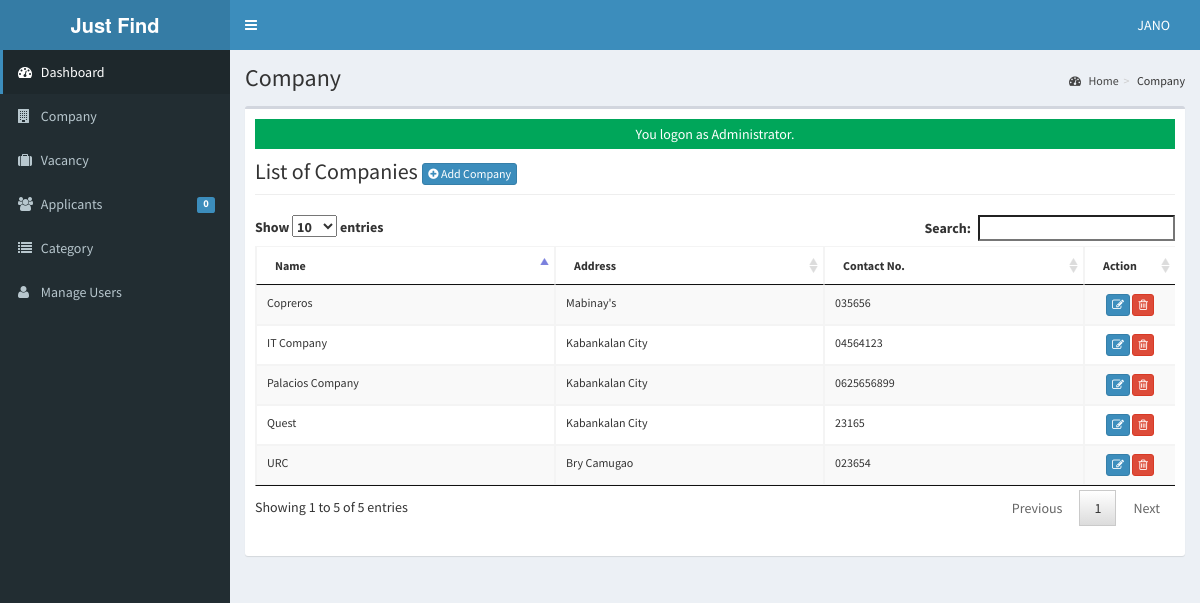
Page /admin/company/index.php (signed in) on the committed database.
### tables this page shows
CREATE TABLE `tblusers` (
  `USERID` varchar(30) NOT NULL,
  `FULLNAME` varchar(40) NOT NULL,
  `USERNAME` varchar(90) NOT NULL,
  `PASS` varchar(90) NOT NULL,
  `ROLE` varchar(30) NOT NULL,
  `PICLOCATION` varchar(255) NOT NULL
);

CREATE TABLE `tblcompany` (
  `COMPANYID` int(11) NOT NULL,
  `COMPANYNAME` varchar(90) NOT NULL,
  `COMPANYADDRESS` varchar(90) NOT NULL,
  `COMPANYCONTACTNO` varchar(30) NOT NULL,
  `COMPANYSTATUS` varchar(90) NOT NULL,
  `COMPANYMISSION` text NOT NULL
);

### admin/company/index.php (called while the page is built, shortened)
<?php
require_once("../../include/initialize.php");
$title="Company";
require_once ("../theme/templates.php");

### include/database.php (called while the page is built, shortened)
<?php
class Database {
	var $query = '';
	public $conn;
	public function open_connection() {
		try {
		$this->conn = new PDO("mysql:host=".server.";dbname=".database_name. "", user,pass);
		$this->conn->setAttribute(PDO::ATTR_ERRMODE, PDO::ERRMODE_EXCEPTION);
		}catch(PDOException $e){
			echo "Problem in database connection! Contact administrator!". $e->getMessage();
		}
	}
	function setQuery($sql='') {
		try {
		   $this->sql_string=$sql;
			$this->query = $this->conn->prepare($this->sql_string);
			$this->query->execute();
		  } catch (PDOException $e) {
		    echo "Failed to get query handle: " . $e->getMessage() . "\n";
		    exit;
		  }
	}
	function loadResultList() {
		$results = $this->query->fetchAll(PDO::FETCH_OBJ);
		return $results;
	}
	function loadSingleResult() {
		$results = $this->query->fetch(PDO::FETCH_OBJ);
		return $results;
	}
}
$mydb = new Database();

### include/accounts.php (called while the page is built, shortened)
<?php
require_once(LIB_PATH . DS . 'database.php');
class User
{
	protected static  $tblname = "tblusers";
	function single_user($id = "")
	{
		global $mydb;
		$mydb->setQuery("SELECT * FROM " . self::$tblname . "
				Where USERID= '{$id}' LIMIT 1");
		$cur = $mydb->loadSingleResult();
		return $cur;
	}
}

### include/function.php (called while the page is built, shortened)
<?php
function currentpage()
{
	$this_page = $_SERVER['SCRIPT_NAME'];
	$bits = explode('/', $this_page);
	return $bits[3];
}
?>

### admin/company/list.php (the view, shortened to what this page needs)
<div class="row">
      	 <div class="col-lg-12">
           <h1 class="page-header">List of Companies  <a href="index.php?view=add" class="btn btn-primary btn-xs  ">  <i class="fa fa-plus-circle fw-fa"></i> Add Company</a>  </h1>
      		</div>
  		 </div>
 		    <form action="controller.php?action=delete" Method="POST">
		     <div class="table-responsive">
			<table id="dash-table" class="table table-striped table-bordered table-hover"  style="font-size:12px" cellspacing="0">
			  <thead>
			  	<tr>
			  		<th>Name</th>
			  		<th>Address</th>
			  		<th>Contact No.</th>
			  		 <th width="10%" align="center">Action</th>
			  	</tr>
			  </thead>
			  <tbody>
			  	<?php
			  		$mydb->setQuery("SELECT * FROM `tblcompany`");
			  		$cur = $mydb->loadResultList();
					foreach ($cur as $result) {
			  		echo '<tr>';
			  			echo '<td>' . $result->COMPANYNAME.'</td>';
			  			echo '<td>' . $result->COMPANYADDRESS.'</td>';
			  			echo '<td>' . $result->COMPANYCONTACTNO.'</td>';
			  		echo '<td align="center"><a title="Edit" href="index.php?view=edit&id='.$result->COMPANYID.'" class="btn btn-primary btn-xs  ">  <span class="fa fa-edit fw-fa"></a>
			  		     <a title="Delete" href="controller.php?action=delete&id='.$result->COMPANYID.'" class="btn btn-danger btn-xs  ">  <span class="fa  fa-trash-o fw-fa "></a></td>';
			  		echo '</tr>';
			  	}
			  	?>
			  </tbody>
			</table>
			</form>

### admin/theme/templates.php (shortened to what this page needs)
<!DOCTYPE html>
<html>
<head>
    <link rel="stylesheet" href="<?php echo web_root; ?>bootstrap/css/bootstrap.min.css">
    <link rel="stylesheet" href="<?php echo web_root; ?>plugins/font-awesome/css/font-awesome.min.css">
    <link rel="stylesheet" href="<?php echo web_root; ?>dist/css/AdminLTE.min.css">
    <link rel="stylesheet" href="<?php echo web_root; ?>dist/css/skins/_all-skins.min.css">
    <link rel="stylesheet" href="<?php echo web_root; ?>plugins/iCheck/flat/blue.css">
    <link rel="stylesheet" href="<?php echo web_root; ?>plugins/morris/morris.css">
    <link rel="stylesheet" href="<?php echo web_root; ?>plugins/jvectormap/jquery-jvectormap-1.2.2.css">
    <link href="<?php echo web_root; ?>plugins/datepicker/bootstrap-datetimepicker.min.css" rel="stylesheet" media="screen">
    <link rel="stylesheet" href="<?php echo web_root; ?>plugins/dataTables/jquery.dataTables.min.css">
    <link rel="stylesheet" href="<?php echo web_root; ?>plugins/bootstrap-wysihtml5/bootstrap3-wysihtml5.min.css">
</head>
<body class="hold-transition skin-blue fixed sidebar-mini">
    <div class="wrapper">
        <header class="main-header">
            <a href="<?php echo web_root; ?>/admin/" class="logo">
                <span class="logo-lg"><b>Just Find</b></span>
            </a>
            <nav class="navbar navbar-static-top" role="navigation">
                <a href="#" class="sidebar-toggle" data-toggle="offcanvas" role="button">
                </a>
                <div class="navbar-custom-menu">
                    <ul class="nav navbar-nav">
                        <?php
                        $user = new User();
                        $singleuser = $user->single_user($_SESSION['ADMIN_USERID']);
                        ?>
                        <li class="dropdown user user-menu" style="padding-right: 15px;">
                            <a href="#" class="dropdown-toggle" data-toggle="dropdown">
                                <span class="hidden-xs"><?php echo $singleuser->FULLNAME; ?></span>
                            </a>
                        </li>
                    </ul>
                </div>
            </nav>
        </header>
        <aside class="main-sidebar">
            <section class="sidebar">
                <ul class="sidebar-menu">
                    <li class="<?php echo (currentpage() == 'index.php') ? "active" : false; ?>">
                        <a href="<?php echo web_root; ?>admin/">
                            <i class="fa fa-dashboard"></i> <span>Dashboard</span>
                        </a>
                    </li>
                    <li class="<?php echo (currentpage() == 'company') ? "active" : false; ?>">
                        <a href="<?php echo web_root; ?>admin/company/">
                            <i class="fa fa-building"></i> <span>Company</span>
                        </a>
                    </li>
                    <li class="<?php echo (currentpage() == 'vacancy') ? "active" : false; ?>">
                        <a href="<?php echo web_root; ?>admin/vacancy/">
                            <i class="fa fa-suitcase"></i> <span>Vacancy</span>
                        </a>
                    </li>
                    <li class="<?php echo (currentpage() == 'applicants') ? "active" : false; ?>">
                        <a href="<?php echo web_root; ?>admin/applicants/">
                            <i class="fa fa-users"></i> <span>Applicants</span>
                            <span class="label label-primary pull-right">
                                <?php
                                $sql = "SELECT count(*) as 'APPL' FROM `tbljobregistration` WHERE `PENDINGAPPLICATION`=1";
                                $mydb->setQuery($sql);
                                $pending = $mydb->loadSingleResult();
                                echo $pending->APPL;
                                ?>
                            </span>
                        </a>
                    </li>
                    <li class="<?php echo (currentpage() == 'category') ? "active" : false; ?>">
                        <a href="<?php echo web_root; ?>admin/category/">
                            <i class="fa fa-list"></i> <span>Category</span>
                        </a>
                    </li>
                    <li class="<?php echo (currentpage() == 'user') ? "active" : false; ?>">
                        <a href="<?php echo web_root; ?>admin/user/">
                            <i class="fa fa-user"></i> <span>Manage Users</span> </a>
                    </li>
                </ul>
            </section>
        </aside>
        <div class="content-wrapper">
            <section class="content-header">
                <h1>
                    <?php echo isset($title) ? $title : ''; ?>
                </h1>
                <ol class="breadcrumb">
                    <?php
                    if ($title != 'Home') {
                        $active_title = '';
                        if (isset($_GET['view'])) {
                            $active_title = '<li class=' . $active_title . '><a href="index.php">' . $title . '</a></li>';
                        } else {
                            $active_title = '<li class=' . $active_title . '>' . $title . '</li>';
                        }
                        echo '<li><a href=' . web_root . 'admin/><i class="fa fa-dashboard"></i> Home</a></li>';
                        echo  $active_title;
                    }
                    ?>
                </ol>
            </section>
            <section class="content">
                <div class="row">
                    <div class="col-xs-12">
                        <div class="box">
                            <div class="box-body">
                                <?php
                                check_message();
                                require_once $content;
                                ?>
                        </div>
                    </div>
                </div>
            </section>
        </div>
</body>
</html>

### include/session.php (shortened to what this page needs)
		<?php
	function check_message(){
		if(isset($_SESSION['message'])){
			if(isset($_SESSION['msgtype'])){
				if ($_SESSION['msgtype']=="info"){
	 				echo  '<div class="alert-info" style="height:30px;text-align:center;padding:5px">'. $_SESSION['message'] . '</div>';
				}elseif($_SESSION['msgtype']=="error"){
					echo  '<div class="alert alert-danger" style="height:30px;text-align:center;padding:5px">' . $_SESSION['message'] . '</div>';
				}elseif($_SESSION['msgtype']=="success"){
					echo  '<div class="alert-success" style="height:30px;text-align:center;padding:5px">' . $_SESSION['message'] . '</div>';
				}
	   		}
		}
	}
?>

### rows in the picture
tblusers: FULLNAME "JANO"
tblcompany: COMPANYNAME "URC", COMPANYADDRESS "Bry Camugao", COMPANYCONTACTNO "023654"
tblcompany: COMPANYNAME "Copreros", COMPANYADDRESS "Mabinay's", COMPANYCONTACTNO "035656"
tblcompany: COMPANYNAME "Quest", COMPANYADDRESS "Kabankalan City", COMPANYCONTACTNO "23165"
tblcompany: COMPANYNAME "Palacios Company", COMPANYADDRESS "Kabankalan City", COMPANYCONTACTNO "0625656899"
tblcompany: COMPANYNAME "IT Company", COMPANYADDRESS "Kabankalan City", COMPANYCONTACTNO "04564123"

### other values in the picture
$pending->APPL "0"
$title "Company"
$_SESSION['message'] "You logon as Administrator."
